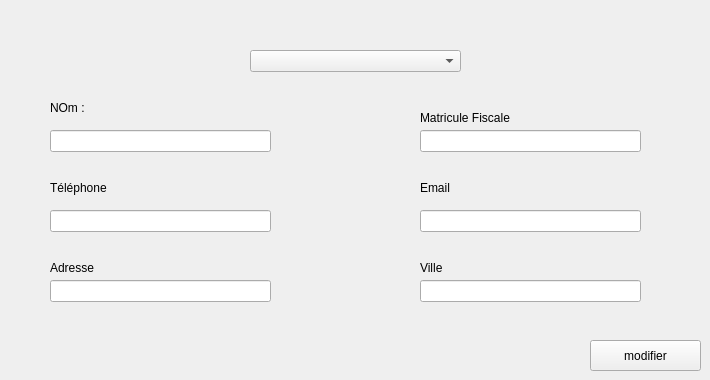
      <widget class="QWidget" name="modifier_region">
       <attribute name="title">
        <string>modifier</string>
       </attribute>
       <widget class="QPushButton" name="modfier_four">
        <property name="geometry">
         <rect>
          <x>590</x>
          <y>340</y>
          <width>111</width>
          <height>31</height>
         </rect>
        </property>
        <property name="palette">
         <palette>
          <active/>
          <inactive/>
          <disabled/>
         </palette>
        </property>
        <property name="styleSheet">
         <string notr="true">#pushButton_choisir  {
-moz-box-shadow: 0px 10px 14px -7px #3e7327;
	-webkit-box-shadow: 0px 10px 14px -7px #3e7327;
	box-shadow: 0px 10px 14px -7px #3e7327;
	background:-webkit-gradient(linear, left top, left bottom, color-stop(0.05, #77b55a), color-stop(1, #72b352));
	background:-moz-linear-gradient(top, #77b55a 5%, #72b352 100%);
	background:-webkit-linear-gradient(top, #77b55a 5%, #72b352 100%);
	background:-o-linear-gradient(top, #77b55a 5%, #72b352 100%);
	background:-ms-linear-gradient(top, #77b55a 5%, #72b352 100%);
	background:linear-gradient(to bottom, #77b55a 5%, #72b352 100%);
	
	background-color: darkCyan ;
	-moz-border-radius:4px;
	-webkit-border-radius:4px;
	border-radius:4px;
	border:1px solid #4b8f29;
	display:inline-block;
	cursor:pointer;
	color:#ffffff;
	font-family:Arial;
	font-size:13px;
	font-weight:bold;
	padding:6px 12px;
	text-decoration:none;
	text-shadow:0px 1px 0px #5b8a3c;
}
#pushButton_choisir:hover {
background:-webkit-gradient(linear, left top, left bottom, color-stop(0.05, #72b352), color-stop(1, #77b55a));
	background:-moz-linear-gradient(top, #72b352 5%, #77b55a 100%);
	background:-webkit-linear-gradient(top, #72b352 5%, #77b55a 100%);
	background:-o-linear-gradient(top, #72b352 5%, #77b55a 100%);
	background:-ms-linear-gradient(top, #72b352 5%, #77b55a 100%);
	background:linear-gradient(to bottom, #72b352 5%, #77b55a 100%);
	
	background-color:blue;
}</string>
        </property>
        <property name="text">
         <string>modifier</string>
        </property>
       </widget>
       <widget class="QLineEdit" name="email_f_2">
        <property name="geometry">
         <rect>
          <x>420</x>
          <y>210</y>
          <width>221</width>
          <height>22</height>
         </rect>
        </property>
       </widget>
       <widget class="QLineEdit" name="nom_f_2">
        <property name="geometry">
         <rect>
          <x>50</x>
          <y>130</y>
          <width>221</width>
          <height>22</height>
         </rect>
        </property>
       </widget>
       <widget class="QLabel" name="label_31">
        <property name="geometry">
         <rect>
          <x>420</x>
          <y>260</y>
          <width>56</width>
          <height>16</height>
         </rect>
        </property>
        <property name="text">
         <string>Ville</string>
        </property>
       </widget>
       <widget class="QLabel" name="label_32">
        <property name="geometry">
         <rect>
          <x>50</x>
          <y>260</y>
          <width>56</width>
          <height>16</height>
         </rect>
        </property>
        <property name="text">
         <string>Adresse</string>
        </property>
       </widget>
       <widget class="QLabel" name="label_5">
        <property name="geometry">
         <rect>
          <x>50</x>
          <y>100</y>
          <width>56</width>
          <height>16</height>
         </rect>
        </property>
        <property name="text">
         <string>NOm :</string>
        </property>
       </widget>
       <widget class="QLineEdit" name="mf_f_2">
        <property name="geometry">
         <rect>
          <x>420</x>
          <y>130</y>
          <width>221</width>
          <height>22</height>
         </rect>
        </property>
       </widget>
       <widget class="QLineEdit" name="tele_f_2">
        <property name="geometry">
         <rect>
          <x>50</x>
          <y>210</y>
          <width>221</width>
          <height>22</height>
         </rect>
        </property>
       </widget>
       <widget class="QLineEdit" name="adresse_f_2">
        <property name="geometry">
         <rect>
          <x>50</x>
          <y>280</y>
          <width>221</width>
          <height>22</height>
         </rect>
        </property>
       </widget>
       <widget class="QLineEdit" name="ville_f_2">
        <property name="geometry">
         <rect>
          <x>420</x>
          <y>280</y>
          <width>221</width>
          <height>22</height>
         </rect>
        </property>
       </widget>
       <widget class="QLabel" name="label_21">
        <property name="geometry">
         <rect>
          <x>420</x>
          <y>110</y>
          <width>121</width>
          <height>16</height>
         </rect>
        </property>
        <property name="text">
         <string>Matricule Fiscale</string>
        </property>
       </widget>
       <widget class="QLabel" name="label_34">
        <property name="geometry">
         <rect>
          <x>50</x>
          <y>180</y>
          <width>81</width>
          <height>16</height>
         </rect>
        </property>
        <property name="text">
         <string>Téléphone</string>
        </property>
       </widget>
       <widget class="QLabel" name="label_35">
        <property name="geometry">
         <rect>
          <x>420</x>
          <y>180</y>
          <width>56</width>
          <height>16</height>
         </rect>
        </property>
        <property name="text">
         <string>Email</string>
        </property>
       </widget>
       <widget class="QComboBox" name="idf">
        <property name="geometry">
         <rect>
          <x>250</x>
          <y>50</y>
          <width>211</width>
          <height>22</height>
         </rect>
        </property>
       </widget>
      </widget>
